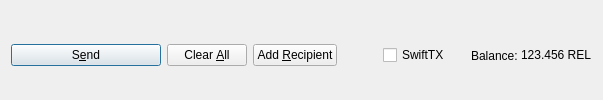
         <widget class="QFrame" name="frame_Send">
          <layout class="QHBoxLayout" name="horizontalLayout">
           <property name="bottomMargin">
            <number>0</number>
           </property>
           <item>
            <widget class="QPushButton" name="sendButton">
             <property name="minimumSize">
              <size>
               <width>150</width>
               <height>0</height>
              </size>
             </property>
             <property name="toolTip">
              <string>Confirm the send action</string>
             </property>
             <property name="text">
              <string>S&amp;end</string>
             </property>
             <property name="icon">
              <iconset resource="../Reecore.qrc">
               <normaloff>:/icons/send</normaloff>:/icons/send</iconset>
             </property>
             <property name="autoDefault">
              <bool>false</bool>
             </property>
             <property name="default">
              <bool>true</bool>
             </property>
            </widget>
           </item>
           <item>
            <widget class="QPushButton" name="clearButton">
             <property name="sizePolicy">
              <sizepolicy hsizetype="Minimum" vsizetype="Fixed">
               <horstretch>0</horstretch>
               <verstretch>0</verstretch>
              </sizepolicy>
             </property>
             <property name="toolTip">
              <string>Clear all fields of the form.</string>
             </property>
             <property name="text">
              <string>Clear &amp;All</string>
             </property>
             <property name="icon">
              <iconset resource="../Reecore.qrc">
               <normaloff>:/icons/remove</normaloff>:/icons/remove</iconset>
             </property>
             <property name="autoDefault">
              <bool>false</bool>
             </property>
            </widget>
           </item>
           <item>
            <widget class="QPushButton" name="addButton">
             <property name="toolTip">
              <string>Send to multiple recipients at once</string>
             </property>
             <property name="text">
              <string>Add &amp;Recipient</string>
             </property>
             <property name="icon">
              <iconset resource="../Reecore.qrc">
               <normaloff>:/icons/add</normaloff>:/icons/add</iconset>
             </property>
             <property name="autoDefault">
              <bool>false</bool>
             </property>
            </widget>
           </item>
           <item>
            <spacer name="horizontalSpacer">
             <property name="orientation">
              <enum>Qt::Horizontal</enum>
             </property>
             <property name="sizeHint" stdset="0">
              <size>
               <width>40</width>
               <height>20</height>
              </size>
             </property>
            </spacer>
           </item>
           <item>
            <layout class="QHBoxLayout" name="horizontalLayout_2">
             <property name="spacing">
              <number>3</number>
             </property>
             <item>
              <widget class="QCheckBox" name="checkSwiftTX">
               <property name="enabled">
                <bool>true</bool>
               </property>
               <property name="minimumSize">
                <size>
                 <width>85</width>
                 <height>0</height>
                </size>
               </property>
               <property name="text">
                <string>SwiftTX</string>
               </property>
              </widget>
             </item>
             <item>
              <widget class="QLabel" name="label">
               <property name="text">
                <string>Balance:</string>
               </property>
              </widget>
             </item>
             <item>
              <widget class="QLabel" name="labelBalance">
               <property name="sizePolicy">
                <sizepolicy hsizetype="Preferred" vsizetype="Fixed">
                 <horstretch>0</horstretch>
                 <verstretch>0</verstretch>
                </sizepolicy>
               </property>
               <property name="cursor">
                <cursorShape>IBeamCursor</cursorShape>
               </property>
               <property name="text">
                <string notr="true">123.456 REL</string>
               </property>
               <property name="textInteractionFlags">
                <set>Qt::LinksAccessibleByMouse|Qt::TextSelectableByKeyboard|Qt::TextSelectableByMouse</set>
               </property>
              </widget>
             </item>
            </layout>
           </item>
          </layout>
         </widget>
